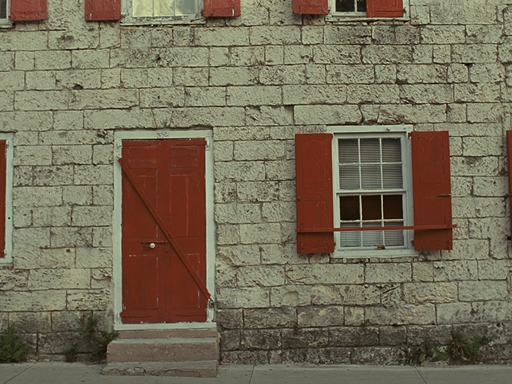
#> input picture DATA/reference_images/I01.BMP, 512 x 384 px, found by its file name
$ jupyter execute --allow-errors IQA.ipynb   (shell and % lines are left out)   (older library calls are emulated)   (text cells are left out)
#> lines starting #> are read from the running program, lines starting #| are printed output that depends on the picture; pictures that were not available may be replaced by others from this repository, and a replacement may not be noted
[cell 1]
# imports
import numpy as np # used for calculations between matrix (images)
import cv2 # computer vision library
import matplotlib.pyplot as plt # used for plotting images and diagramas
# as we are running code in Jupyter notebook

[cell 2]
# PATHS
reference_images_path = 'data/reference_images/'
distorted_images_path = 'data/distorted_images/'

[cell 3]
# utils function used to check if original and distorted images have same size and same extension otherwise IQA can't be computed
# O and D are images/np.arrays
def check_images(O, D):
    if O.dtype != D.dtype:
        print("Original and Distorted images have different extensions")
        return False
    if O.shape != D.shape:
        print("Original and Distorted images have different shapes")
        return False
    return True


# computes the similiraty between two given matrix - C is used for stability and avoid dividing by zero
def similarity_function(X, Y, C):
    return ((2*X*Y+C)/(X**2+Y**2+C))

[cell 4]
# MSE: measures the average of the squares of the errors
# the average squared difference between the estimated values and the actual value
# INPUT PARAMS: O (original image), D (distorted image)
def mse(O, D):
    if check_images(O, D):
        return np.mean((O.astype(np.float64) - D.astype(np.float64))**2) # as we calculate the mean error float gives better performances
    else:
        return None

[cell 5]
# RMSE: root square of MSE
# [5 lines left out: function rsme, not called in this run]

[cell 6]
# RSME SLIDIND WINDOW: compute the RSME using a ws*ws sliding window
# INPUT PARAMS: O (original image), D (distorted image), ws (sliding window size)
# [9 lines left out: function rmse_sw, not called in this run]

[cell 7]
# PSNR: measure similar to MSE espressed in decibels
# higher the value of PSNR, the better will be the quality of the output image
# INPUT PARAMS: O (original image), D (distorted image)
# [7 lines left out: function psnr, not called in this run]

[cell 8]
# SSIM: structural similarity -> measure quality by capturing the similarity of images
# similarity in luminance, contrast and structure
# INPUT PARAMS: O (original image), D (distorted image)  ws (sliding window size)
# K1 & K2 are used to compute C1 and C2 which provide stability and avoid dividing for 0
# MAX if True uses the max intensity of the original image otherwise default is 255
# Gaussian if True apply a Gaussian filter instead of mean filter (sometimes used in the literature) (default True)
# cs if True return a parameter used in the MS-SSIM measure
# _essim if True return a parameter used in the ESSIM measure
# [39 lines left out: function ssim, not called in this run]

[cell 9]
# MS-SSIM: multi scale structural similarity (more flexible than SSIM)
# The original and the distorted or noisy images are iteratively low-pass filtered
# INPUT PARAMS: O (original image), D (distorted image),  ws (sliding window size), weights each scale importance (default: [0.0448, 0.2856, 0.3001, 0.2363, 0.1333])
# Gaussian if True apply a Gaussian filter instead of mean filter for low-pass filtering (default True)
# [38 lines left out: function ms_ssim, not called in this run]

[cell 10]
# Compute the edge direction histogram following the (1), (2) and (3) step described below
# show_image if True shows the edge direction histogram for the passed Image
# [22 lines left out: function get_direction_histogram_vector, not called in this run]

[cell 11]
# ESSIM: edge-based structural similarity (Sobel as convolutional operator -- alternative: Scharr)
# Compares the edge information between the distorted image block and the original one
# then replace the structure comparison by the edge-based structure comparison
# INPUT PARAMS: O (original image), D (distorted image),  ws (sliding window size)
# histogram_size stands for number of discrete levels in which the continual direction (0-180 grades) is divided (default = 8)
# show_image if True shows the grayscale, gradient magnitude, and gradient orientation images to the plot
# [51 lines left out: function essim, not called in this run]

[cell 12]
# Converts an RGB image to YIQ color space
# :param imgRGB: An Image in RGB
# :return: A YIQ in image color space
# [6 lines left out: function transformRGB2YIQ, not called in this run]

[cell 13]
from skimage import io, color, data

[cell 14]
# A new similiraty method based on ESSIM which deals with the influence of colors when dealing in finding similiraty between two images
# INPUT PARAMS: O (original image), D (distorted image),  ws (sliding window size)
# histogram_size stands for number of discrete levels in which the continual direction (0-180 grades) is divided (default = 8)
# C3, T3 & T4 are default parameters used for stability and avoid dividing by 0
# show_image if True shows the grayscale, luminance, and chrominance images to the plot
# [45 lines left out: function essim_colors_method, not called in this run]

[cell 15]
from skimage.metrics import structural_similarity

[cell 16]
# Shows the difference between two images
# Credits: https://stackoverflow.com/questions/56183201/detect-and-visualize-differences-between-two-images-with-opencv-python
# [49 lines left out: function difference_ssim, not called in this run]

[cell 17]
img_o = cv2.imread(reference_images_path + 'I01.BMP')
#> img_o is the input picture: shape (384, 512, 3); mean B, G, R 88.4, 109.1, 118.1
img_d = cv2.imread(distorted_images_path + 'I01_01_1.BMP')
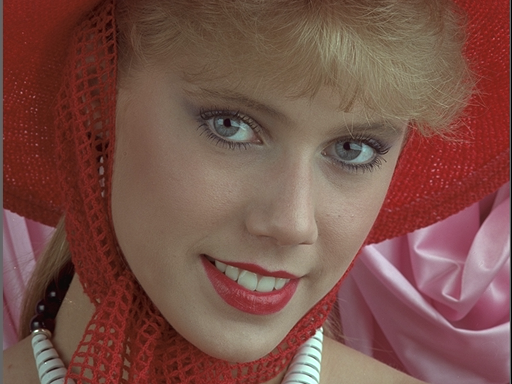
#> input picture DATA/reference_images/I04.BMP, 512 x 384 px, given in place of I01_01_1.BMP, which was not available
#> img_d is the input picture: shape (384, 512, 3); mean B, G, R 72.5, 80.9, 121.3
plt.subplot(1, 2, 1)
plt.imshow(cv2.cvtColor(img_o, cv2.COLOR_BGR2RGB))
plt.axis('off')
plt.subplot(1, 2, 2)
plt.imshow(cv2.cvtColor(img_d, cv2.COLOR_BGR2RGB))
plt.axis('off')
plt.show()
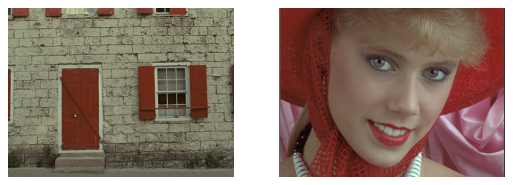
#> figure drawn by matplotlib, 2 panels

[cell 18]
# first ten reference images
fig, axs = plt.subplots(2, 5, figsize=(16, 8))
w = 1
#> (the rest of this cell did not finish here and is left out)

[cell 19]
# first image and all relative distorted versions
img_o = cv2.imread('data/distorted_images/I01_01_4.bmp')
plt.axis('off')
plt.title('Original Image')
#> (the rest of this cell did not finish here and is left out)

[cell 20]
fig, axs = plt.subplots(17, 4, figsize=(32, 16))
fig.suptitle('Distored Images')
#> (the rest of this cell did not finish here and is left out)

[cell 21]
# scatter plots between MOS and each IQA for each image of the dataset
# 1) Get MOS values from text file
file_name = 'data/mos_with_names.txt'
#> file_name = 'data/mos_with_names.txt'
# Initialize empty arrays to store data
MOS_vector = np.array([], dtype=np.float64) # MOS value for each image
IMG_vector = [] # for each MOS value save the relative image name
with open(file_name) as f:
#> (reads DATA/mos_with_names.txt from the repository)
    lines = f.readlines() # line format: 4.8056 i01_03_1.bmp\n
#> lines = 1700 items
    for line in lines:
        MOS_value = float(line.split(' ')[0])
        img_name = 'I' + line.split(' ')[1].split('i')[1].split("\n")[0]
        MOS_vector = np.append(MOS_vector, MOS_value)
        IMG_vector.append(img_name)
#> this loop made 1700 passes
#> (MOS_value, img_name) on passes 11 to 13: (3.53, 'I01_03_3.bmp'), (2.75, 'I01_03_4.bmp'), (6.03, 'I01_04_1.bmp')
#> after the loop, IMG_vector = 1700 items, first 6: 'I01_01_1.bmp', 'I01_01_2.bmp', 'I01_01_3.bmp', 'I01_01_4.bmp', 'I01_02_1.bmp', 'I01_02_2.bmp'; MOS_vector = 1700 values, max 7.71 at index 270, min 0 at index 111, mean 4.48

[cell 22]
from pathlib import Path # used to check if a file exists

[cell 23]
# Initialize empty arrays to store data for each IQA
MSE_vector = np.array([], dtype=np.float64)
PSNR_vector = np.array([], dtype=np.float64)
ERGAS_vector = np.array([], dtype=np.float64)
SSIM_vector = np.array([], dtype=np.float64)
MSSSIM_vector = np.array([], dtype=np.float64)
ESSIM_vector = np.array([], dtype=np.float64)
CESSIM_vector = np.array([], dtype=np.float64)

[cell 24]
# Due to complex algorithms for an high number of samples, we compute results once and then save them into a file
# Leverage np.loadtxt and np.save primitive to respectively load and save results stored in arrays
if Path("results/mse_vector.txt").is_file():
    MSE_vector = np.loadtxt("results/mse_vector.txt")
if Path("results/psnr_vector.txt").is_file():
    PSNR_vector = np.loadtxt("results/psnr_vector.txt")
if Path("results/ssim_vector.txt").is_file():
    SSIM_vector = np.loadtxt("results/ssim_vector.txt")
if Path("results/msssim_vector.txt").is_file():
    MSSSIM_vector = np.loadtxt("results/msssim_vector.txt")
if Path("results/essim_vector.txt").is_file():
    ESSIM_vector = np.loadtxt("results/essim_vector.txt")
if Path("results/cessim_vector.txt").is_file():
    CESSIM_vector = np.loadtxt("results/cessim_vector.txt")

#> (a cell that did not finish here is left out)

[cell 26]
(fig, axs) = plt.subplots(2, 3, figsize=(16, 8))
fig.tight_layout()
axs[0][0].plot(MOS_vector, MSE_vector, "x")
axs[0][0].set_ylim(0, 1000)
axs[0][0].set_title("MSE")
axs[0][1].plot(MOS_vector, PSNR_vector, "x")
axs[0][1].set_title("PSNR")
axs[0][2].plot(MOS_vector, SSIM_vector, "x")
axs[0][2].set_title("SSIM")
axs[1][0].plot(MOS_vector, MSSSIM_vector, "x")
axs[1][0].set_title("MSSSIM")
axs[1][1].plot(MOS_vector, np.abs(ESSIM_vector), "x")
axs[1][1].set_title("ESSIM")
axs[1][2].plot(MOS_vector, np.abs(CESSIM_vector), "x")
axs[1][2].set_title("CESSIM")
plt.subplots_adjust(wspace=1, hspace=1)

# show the plots
plt.tight_layout()
plt.show()
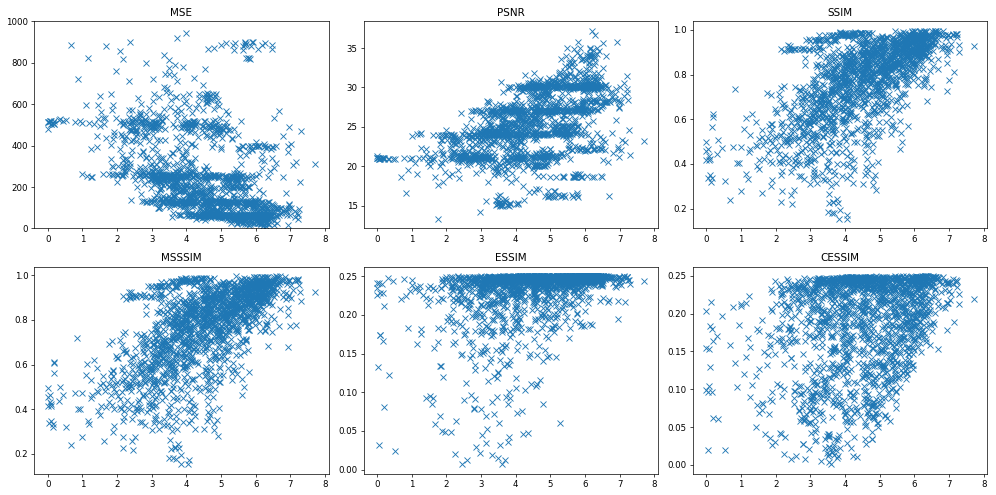
#> figure drawn by matplotlib, 6 panels

[cell 27]
from sklearn.metrics import mean_absolute_error
from sklearn.metrics import mean_squared_error
from scipy.stats import spearmanr
from scipy.stats import rankdata

[cell 28]
# cross correlation
CC_results = [] # used later for rank data
CC_MSE = np.corrcoef(MOS_vector, MSE_vector)
#> CC_MSE = [[1, -0.293], [-0.293, 1]]
CC_results.append(CC_MSE[0][1])
CC_PNSR = np.corrcoef(MOS_vector, PSNR_vector)
#> CC_PNSR = [[1, 0.489], [0.489, 1]]
CC_results.append(CC_PNSR[0][1])
CC_SSIM = np.corrcoef(MOS_vector, SSIM_vector)
#> CC_SSIM = [[1, 0.632], [0.632, 1]]
CC_results.append(CC_SSIM[0][1])
CC_MSSSIM = np.corrcoef(MOS_vector, MSSSIM_vector)
#> CC_MSSSIM = [[1, 0.632], [0.632, 1]]
CC_results.append(CC_MSSSIM[0][1])
CC_ESSIM = np.corrcoef(MOS_vector, ESSIM_vector)
#> CC_ESSIM = [[1, 0.353], [0.353, 1]]
CC_results.append(CC_ESSIM[0][1])
CC_CESSIM = np.corrcoef(MOS_vector, CESSIM_vector)
#> CC_CESSIM = [[1, 0.308], [0.308, 1]]
CC_results.append(CC_CESSIM[0][1])

[cell 29]
# mean absolute error
MAE_results = []
MAE_MSE = mean_absolute_error(MOS_vector, MSE_vector)
#> MAE_MSE = 292
MAE_results.append(MAE_MSE)
MAE_PSNR = mean_absolute_error(MOS_vector, PSNR_vector)
#> MAE_PSNR = 20.85
MAE_results.append(MAE_PSNR)
MAE_SSIM = mean_absolute_error(MOS_vector, SSIM_vector)
#> MAE_SSIM = 3.72
MAE_results.append(MAE_SSIM)
MAE_MSSSIM = mean_absolute_error(MOS_vector, MSSSIM_vector)
#> MAE_MSSSIM = 3.72
MAE_results.append(MAE_MSSSIM)
MAE_ESSIM = mean_absolute_error(MOS_vector, ESSIM_vector)
#> MAE_ESSIM = 4.25
MAE_results.append(MAE_ESSIM)
MAE_CESSIM = mean_absolute_error(MOS_vector, CESSIM_vector)
#> MAE_CESSIM = 4.3
MAE_results.append(MAE_CESSIM)

[cell 30]
# root mean squared error
RMSE_results = []
RMSE_MSE = mean_squared_error(MOS_vector, MSE_vector)
#> RMSE_MSE = 197360.3
RMSE_results.append(RMSE_MSE)
RMSE_PSNR = mean_squared_error(MOS_vector, PSNR_vector)
#> RMSE_PSNR = 447.8
RMSE_results.append(RMSE_PSNR)
RMSE_SSIM = mean_squared_error(MOS_vector, SSIM_vector)
#> RMSE_SSIM = 15.29
RMSE_results.append(RMSE_SSIM)
RMSE_MSSSIM = mean_squared_error(MOS_vector, MSSSIM_vector)
#> RMSE_MSSSIM = 15.32
RMSE_results.append(RMSE_MSSSIM)
RMSE_ESSIM = mean_squared_error(MOS_vector, ESSIM_vector)
#> RMSE_ESSIM = 19.84
RMSE_results.append(RMSE_ESSIM)
RMSE_CESSIM = mean_squared_error(MOS_vector, CESSIM_vector)
#> RMSE_CESSIM = 20.2
RMSE_results.append(RMSE_CESSIM)

[cell 31]
# outlier ratio: percentage of the number of predictions outside the range of ±2 times of the standard deviations
def compute_outlier_ratio(vector):
    outliers = 0

    threshold = 2
    mean = np.mean(vector)
    std =np.std(vector)
    for element in vector:
        z_score = (element - mean)/std
        if np.abs(z_score) > threshold:
            outliers += 1
    return outliers/len(vector)

[cell 32]
# outliers ratio
OR_results = []
OR_MSE = compute_outlier_ratio(MSE_vector)
OR_results.append(OR_MSE)
OR_PSNR = compute_outlier_ratio(PSNR_vector)
OR_results.append(OR_PSNR)
OR_SSIM = compute_outlier_ratio(SSIM_vector)
OR_results.append(OR_SSIM)
OR_MSSSIM = compute_outlier_ratio(MSSSIM_vector)
OR_results.append(OR_MSSSIM)
OR_ESSIM = compute_outlier_ratio(ESSIM_vector)
OR_results.append(OR_ESSIM)
OR_CESSIM = compute_outlier_ratio(CESSIM_vector)
OR_results.append(OR_CESSIM)

[cell 33]
# spearman rank-order correlation coefficient
# reference: https://realpython.com/numpy-scipy-pandas-correlation-python/
ROCC_results = []
ROCC_MSE = spearmanr(MOS_vector, MSE_vector).correlation
#> ROCC_MSE = -0.525
ROCC_results.append(ROCC_MSE)
ROCC_PSNR = spearmanr(MOS_vector, PSNR_vector).correlation
#> ROCC_PSNR = 0.525
ROCC_results.append(ROCC_PSNR)
ROCC_SSIM = spearmanr(MOS_vector, SSIM_vector).correlation
#> ROCC_SSIM = 0.625
ROCC_results.append(ROCC_SSIM)
ROCC_MSSSIM = spearmanr(MOS_vector, MSSSIM_vector).correlation
#> ROCC_MSSSIM = 0.626
ROCC_results.append(ROCC_MSSSIM)
ROCC_ESSIM = spearmanr(MOS_vector, ESSIM_vector).correlation
#> ROCC_ESSIM = 0.442
ROCC_results.append(ROCC_ESSIM)
ROCC_CESSIM = spearmanr(MOS_vector, CESSIM_vector).correlation
#> ROCC_CESSIM = 0.279
ROCC_results.append(ROCC_CESSIM)

[cell 34]
# Rank results
print(f"Ranked data for mean cross correlation: {rankdata(CC_results)}")
#| Ranked data for mean cross correlation: [1. 4. 5. 6. 3. 2.]
print(f"Ranked data for mean absolute error: {rankdata(MAE_results)}")
#| Ranked data for mean absolute error: [6. 5. 1. 2. 3. 4.]
print(f"Ranked data for root mean square error: {rankdata(RMSE_results)}")
#| Ranked data for root mean square error: [6. 5. 1. 2. 3. 4.]
print(f"Ranked data for outlier ratio: {rankdata(OR_results)}")
print(f"Ranked data for spearman rank-order correlation coefficient: {rankdata(ROCC_results)}")
#| Ranked data for spearman rank-order correlation coefficient: [1. 4. 5. 6. 3. 2.]

[cell 35]
# 1) Extract MOS value and image names for only highly blurred images
# From the dataset paper we know that blurred images have 8 as second index and as we are looking for
# highly blurred images, the second parameter, indicating the intensity of the distortion, we should take value 3 and 4
# in a range of 1 to 4.

MOS_vector_blurred = np.array([], dtype=np.float64) # MOS value for each image
IMG_vector_blurred = [] # for each MOS value save the relative image name
with open(file_name) as f:
    lines = f.readlines() # line format: 4.8056 i01_03_1.bmp\n
    for line in lines:
        MOS_value = float(line.split(' ')[0])
        img_name = 'I' + line.split(' ')[1].split('i')[1].split("\n")[0]
        if img_name.split('_')[1] == '08' and (img_name.split('_')[2] == '3.bmp' or img_name.split('_')[2] == '4.bmp'):
            MOS_vector_blurred = np.append(MOS_vector_blurred, MOS_value)
            IMG_vector_blurred.append(img_name)
#> this loop made 1700 passes
#> (MOS_value, img_name, MOS_vector_blurred) on passes 31 to 32: (3.28, 'I01_08_3.bmp', [3.28]), (2.18, 'I01_08_4.bmp', [3.28, 2.18])
#> (MOS_value, MOS_vector_blurred) on passes 99, 100, 167, 168, 235, 236: (4, [3.28, 2.18, 4]), (3.12, [3.28, 2.18, 4, 3.12]), (4, [3.28, 2.18, 4, 3.12, 4]), (3.07, [3.28, 2.18, 4, 3.12, 4, 3.07]), (4.94, [3.28, 2.18, 4, 3.12, 4, 3.07, 4.94]), (3.71, [3.28, 2.18, 4, 3.12, 4, 3.07, 4.94, 3.71])
#> after the loop, IMG_vector_blurred = 50 items, first 6: 'I01_08_3.bmp', 'I01_08_4.bmp', 'I02_08_3.bmp', 'I02_08_4.bmp', 'I03_08_3.bmp', 'I03_08_4.bmp'; MOS_vector_blurred = 50 values, max 4.94 at index 6, min 1.15 at index 9, mean 3

[cell 36]
# Initialize empty arrays to store data for each IQA
MSE_vector_blurred = np.array([], dtype=np.float64)
PSNR_vector_blurred = np.array([], dtype=np.float64)
ERGAS_vector_blurred = np.array([], dtype=np.float64)
SSIM_vector_blurred = np.array([], dtype=np.float64)
MSSSIM_vector_blurred = np.array([], dtype=np.float64)
ESSIM_vector_blurred = np.array([], dtype=np.float64)
CESSIM_vector_blurred = np.array([], dtype=np.float64)


#> (the rest of this cell did not finish here and is left out)

[cell 37]
(fig, axs) = plt.subplots(2, 3, figsize=(16, 8))
fig.tight_layout()
#> (the rest of this cell did not finish here and is left out)

[cell 38]
# cross correlation
CC_results_blurred = [] # used later for rank data
#> (the rest of this cell did not finish here and is left out)

[cell 39]
# mean absolute error
MAE_results_blurred = []
#> (the rest of this cell did not finish here and is left out)

[cell 40]
# root mean squared error
RMSE_results_blurred = []
#> (the rest of this cell did not finish here and is left out)

[cell 41]
# outliers ratio
OR_results_blurred = []
#> (the rest of this cell did not finish here and is left out)

OR_results_blurred.append(OR_MSE_blurred)
OR_PSNR_blurred = compute_outlier_ratio(PSNR_vector_blurred)
OR_results_blurred.append(OR_PSNR_blurred)
OR_SSIM_blurred = compute_outlier_ratio(SSIM_vector_blurred)
OR_results_blurred.append(OR_SSIM_blurred)
OR_MSSSIM_blurred = compute_outlier_ratio(MSSSIM_vector_blurred)
OR_results_blurred.append(OR_MSSSIM_blurred)
OR_ESSIM_blurred = compute_outlier_ratio(ESSIM_vector_blurred)
OR_results_blurred.append(OR_ESSIM_blurred)
OR_CESSIM_blurred = compute_outlier_ratio(CESSIM_vector_blurred)
OR_results_blurred.append(OR_CESSIM_blurred)

[cell 42]
# spearman rank-order correlation coefficient
ROCC_results_blurred = []
#> (the rest of this cell did not finish here and is left out)

[cell 43]
# Rank results
print(f"Ranked data for mean cross correlation: {rankdata(CC_results_blurred)}")
print(f"Ranked data for mean absolute error: {rankdata(MAE_results_blurred)}")
print(f"Ranked data for root mean square error: {rankdata(RMSE_results_blurred)}")
print(f"Ranked data for outlier ratio: {rankdata(OR_results_blurred)}")
print(f"Ranked data for spearman rank-order correlation coefficient: {rankdata(ROCC_results_blurred)}")

[cell 44]
# 1) Extract MOS value and image names for only JPEG2000 compressed images
# From the dataset paper we know that blurred images have 11 as second parametes

MOS_vector_jpeg = np.array([], dtype=np.float64) # MOS value for each image
IMG_vector_jpeg = [] # for each MOS value save the relative image name
with open(file_name) as f:
    lines = f.readlines() # line format: 4.8056 i01_03_1.bmp\n
    for line in lines:
        MOS_value = float(line.split(' ')[0])
        img_name = 'I' + line.split(' ')[1].split('i')[1].split("\n")[0]
        if img_name.split('_')[1] == '11':
            MOS_vector_jpeg = np.append(MOS_vector_jpeg, MOS_value)
            IMG_vector_jpeg.append(img_name)
#> after the loop, IMG_vector_jpeg = 100 items, first 6: 'I01_11_1.bmp', 'I01_11_2.bmp', 'I01_11_3.bmp', 'I01_11_4.bmp', 'I02_11_1.bmp', 'I02_11_2.bmp'; MOS_vector_jpeg = 100 values, max 6.44 at index 96, min 0 at index 7, mean 3.14
